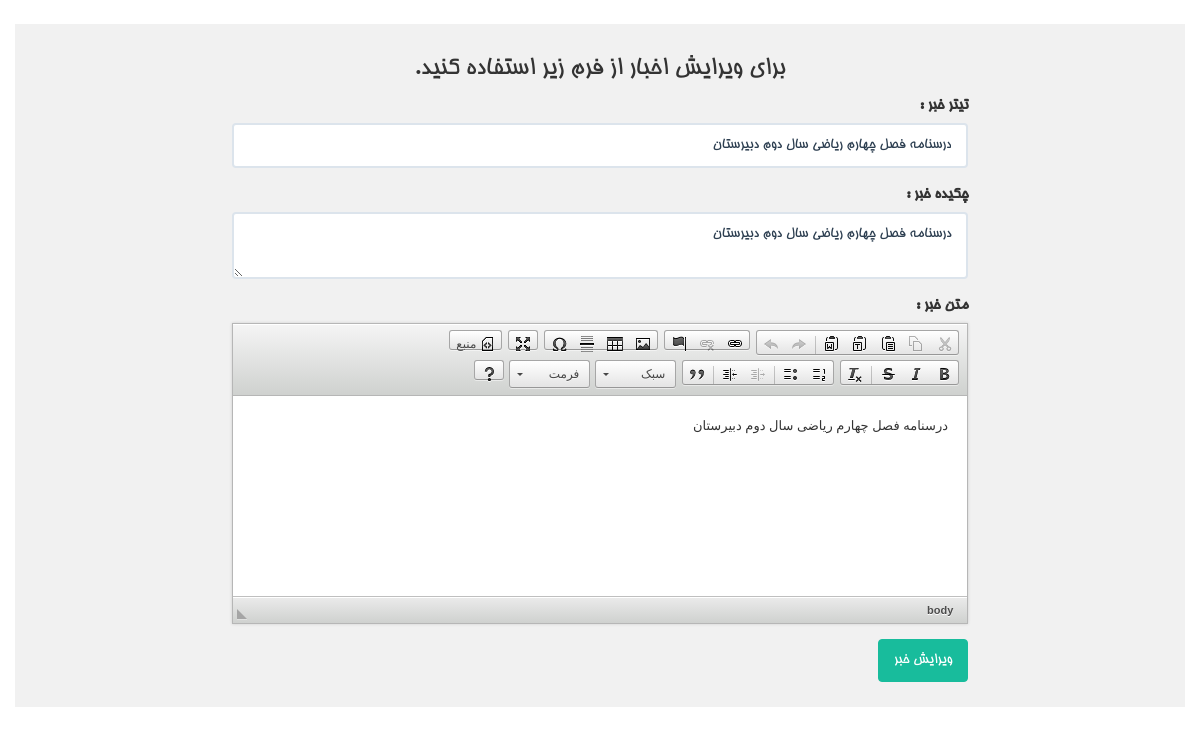
The page /admin/en.php?id=9 on the database its author committed.
### tables this page shows
CREATE TABLE `news` (
  `id` int(11) NOT NULL,
  `title` varchar(255) NOT NULL,
  `stext` text NOT NULL,
  `ltext` longtext NOT NULL,
  `date` varchar(255) NOT NULL,
  `time` timestamp NOT NULL DEFAULT CURRENT_TIMESTAMP ON UPDATE CURRENT_TIMESTAMP
);

### admin/en.php (the view, shortened to what this page needs)
<?php
include "../connect.php";
?>
<!doctype html>
<html>
<head>
<link rel="stylesheet" type="text/css" href="../css/style.css">
</head>
<body><br>
<div class="container">
    <div class="row wel">
            <h3 class="text-center">برای ویرایش اخبار از فرم زیر استفاده کنید.</h3>
    	<div class="col-md-2"></div>
         <div class="col-md-8">
         <?php
			$query = "SELECT * FROM news WHERE id= '".$_GET["id"]."'";
			$result=$db->query($query);
			while($rows = $result->fetch_assoc()){
		 ?>
            <form action="cen.php" method="post">
                <div class="form-group">
                <label for="title">تیتر خبر : </label>
                <input type="text" name="title" class="form-control"
                value="<?php echo $rows["title"];?>" />
                </div>
                <div class="form-group">
                <label for="stext">چکیده خبر : </label>
                <textarea class="form-control" name="stext"
                rows="2"><?php echo $rows["stext"];?></textarea>
                </div>
                <div class="form-group">
                <label for="ltext">متن خبر : </label>
                </div>
                <div class="form-group">
                <input type="submit" name="edit" class="btn btn-success" value="ویرایش خبر" />
                </div>
            </form>
		<?php } ?>
            </div>
         </div>
         <div class="col-md-2"></div>
    </div>
</body>
</html>

### editor/contents.css (style rules this page uses)
body { font-family: sans-serif, Arial, Verdana, "Trebuchet MS"; font-size: 12px; color: #333; background-color: #fff; margin: 20px; }
h1,h2,h3,h4,h5,h6 { font-weight: normal; line-height: 1.2em; }

### rows shown on the page
news: title "درسنامه فصل چهارم ریاضی سال دوم دبیرستان", stext "درسنامه فصل چهارم ریاضی سال دوم دبیرستان"
